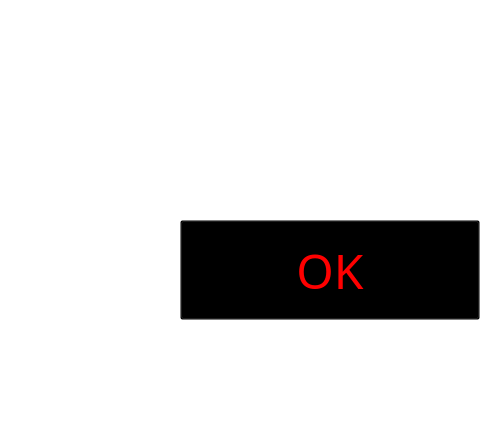
<?xml version="1.0" encoding="UTF-8"?>
<ui version="4.0">
 <class>MessageWidget</class>
 <widget class="QWidget" name="MessageWidget">
  <property name="geometry">
   <rect>
    <x>0</x>
    <y>0</y>
    <width>489</width>
    <height>438</height>
   </rect>
  </property>
  <property name="windowTitle">
   <string>Form</string>
  </property>
  <property name="styleSheet">
   <string notr="true">QWidget{background-color:transparent;color:red;}</string>
  </property>
  <widget class="QPushButton" name="pushButton">
   <property name="geometry">
    <rect>
     <x>180</x>
     <y>220</y>
     <width>300</width>
     <height>100</height>
    </rect>
   </property>
   <property name="minimumSize">
    <size>
     <width>300</width>
     <height>100</height>
    </size>
   </property>
   <property name="font">
    <font>
     <family>华文隶书</family>
     <pointsize>36</pointsize>
    </font>
   </property>
   <property name="text">
    <string>OK</string>
   </property>
  </widget>
 </widget>
 <resources/>
 <connections>
  <connection>
   <sender>pushButton</sender>
   <signal>clicked()</signal>
   <receiver>MessageWidget</receiver>
   <slot>close()</slot>
   <hints>
    <hint type="sourcelabel">
     <x>329</x>
     <y>269</y>
    </hint>
    <hint type="destinationlabel">
     <x>244</x>
     <y>218</y>
    </hint>
   </hints>
  </connection>
 </connections>
</ui>
